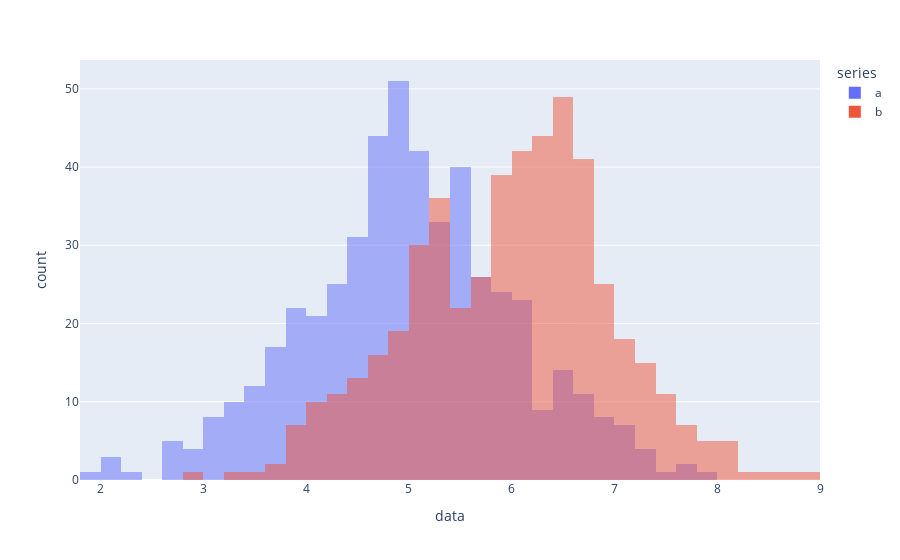

Source (notebook cell):
### Code cell
rvs1 = stats.norm.rvs(loc=5, scale=1, size=500, random_state=rng)
rvs2 = stats.norm.rvs(loc=6, scale=1, size=500, random_state=rng)

# Нарисуем гистограммы двух величин

df = pd.DataFrame(dict(
    series = np.concatenate((["a"]*len(rvs1), ["b"]*len(rvs2))), 
    data  = np.concatenate((rvs1,rvs2))
))

px.histogram(df, x="data", color="series", barmode="overlay")

### Figure 1 — Plotly figure (JSON) as saved in the notebook; plotly's stock layout.template omitted (floating-point values rounded to 4 significant figures; data arrays with more than 128 entries replaced by an {"elided": "..."} marker saying what was removed)
{"data": [{"alignmentgroup": "True", "bingroup": "x", "hovertemplate": "series=a<br>data=%{x}<br>count=%{y}<extra></extra>", "legendgroup": "a", "marker": {"color": "#636efa", "opacity": 0.5, "pattern": {"shape": ""}}, "name": "a", "offsetgroup": "a", "orientation": "v", "showlegend": true, "type": "histogram", "x": {"elided": "500 float values"}, "xaxis": "x", "yaxis": "y"}, {"alignmentgroup": "True", "bingroup": "x", "hovertemplate": "series=b<br>data=%{x}<br>count=%{y}<extra></extra>", "legendgroup": "b", "marker": {"color": "#EF553B", "opacity": 0.5, "pattern": {"shape": ""}}, "name": "b", "offsetgroup": "b", "orientation": "v", "showlegend": true, "type": "histogram", "x": {"elided": "500 float values"}, "xaxis": "x", "yaxis": "y"}], "layout": {"barmode": "overlay", "legend": {"title": {"text": "series"}, "tracegroupgap": 0}, "margin": {"t": 60}, "xaxis": {"anchor": "y", "domain": [0, 1], "title": {"text": "data"}}, "yaxis": {"anchor": "x", "domain": [0, 1], "title": {"text": "count"}}}}
